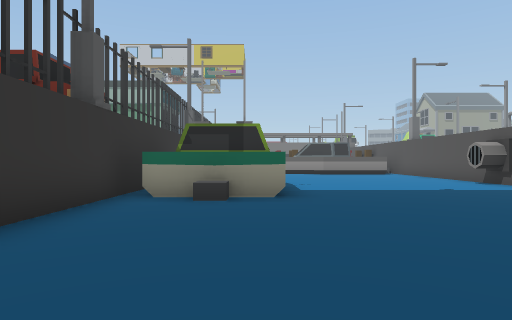
view 1 (above)

19 first-person views from a walk through a Unity game level. The camera is 1.3 m above the floor, looks level and sees 75° across. Doors are open. The floor is counted in squares, 2 m on a side. Each view is taken from the middle of a square. On the plan, view 1 faces up. The plan holds only what a view shows up to about 10 squares ahead; the rest is blank. The place goes on beyond the plan.

view 2
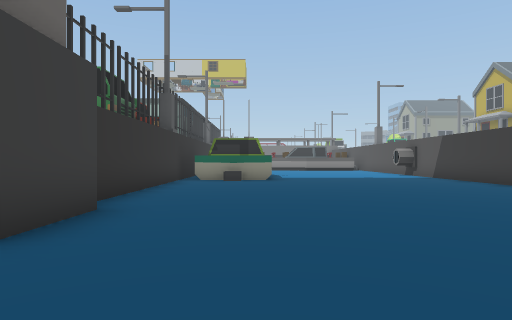

view 3
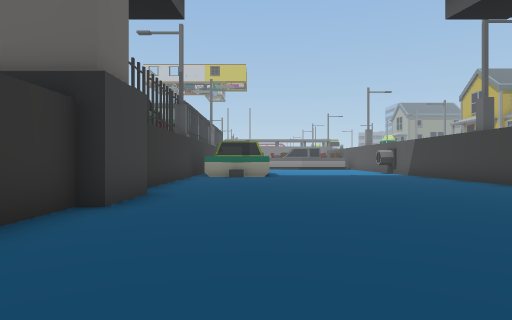

view 4
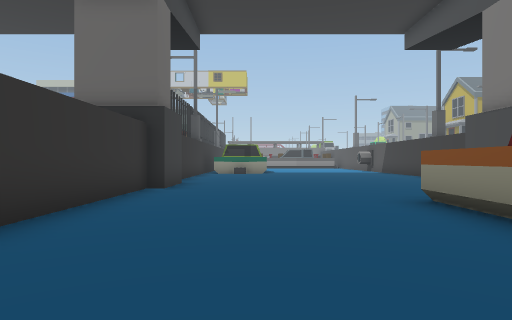

view 5
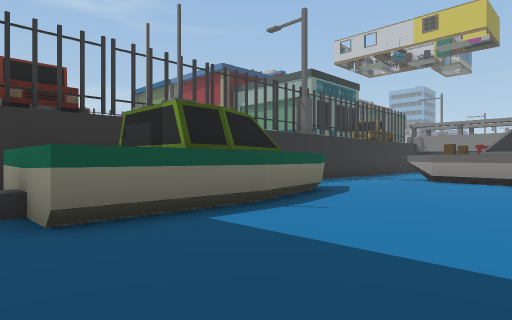

view 6
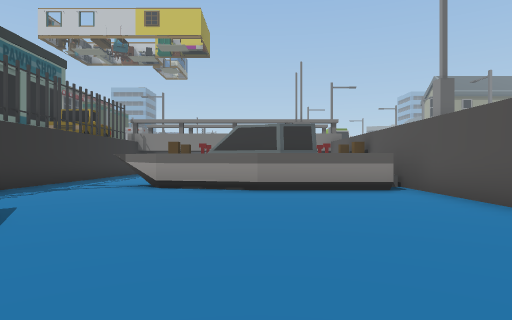

view 7
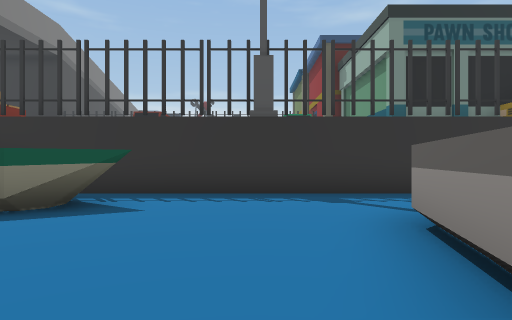

view 8
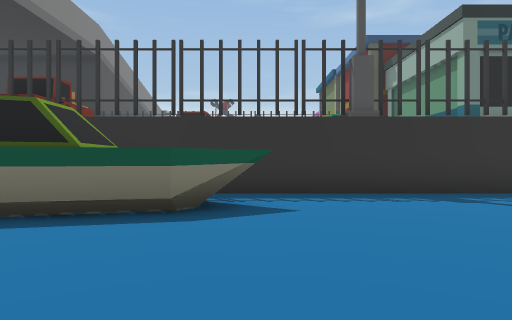

view 9
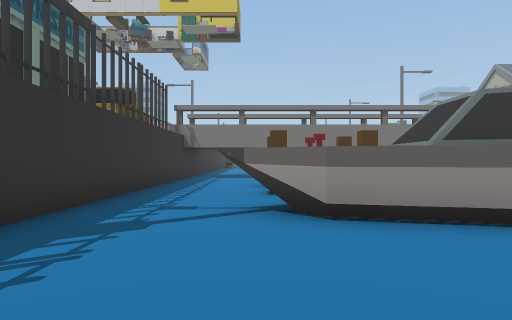

view 10
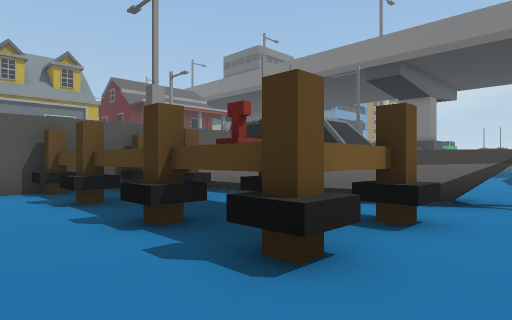

view 11
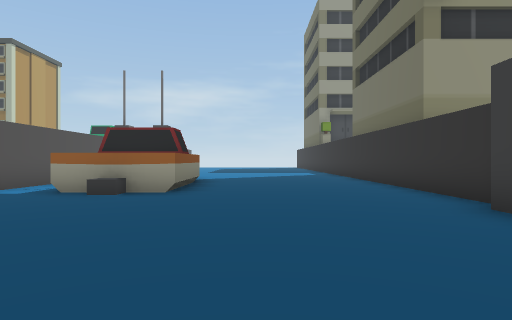

view 12
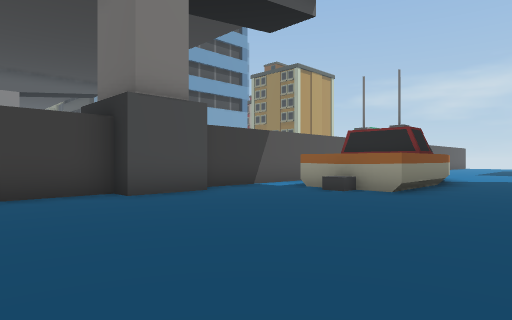

view 13
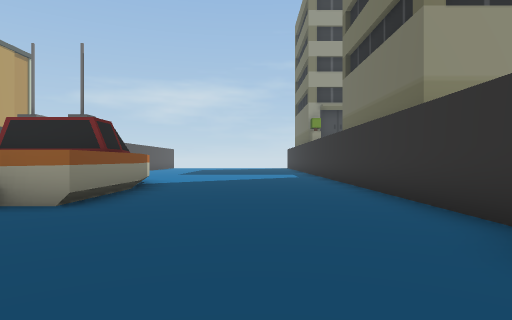

view 14
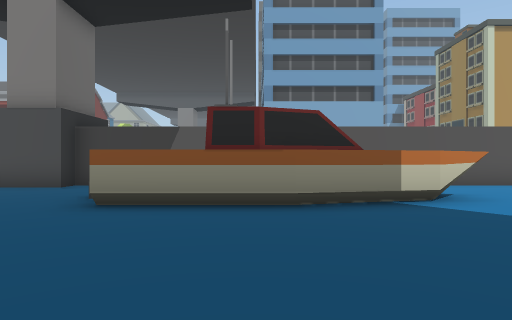

view 15
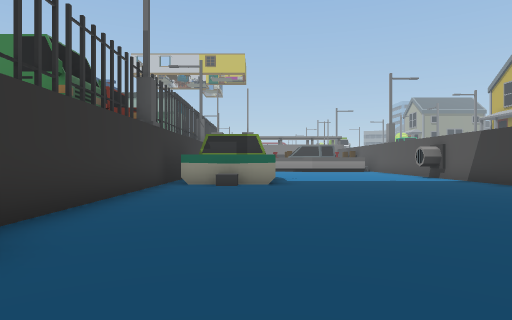

view 16
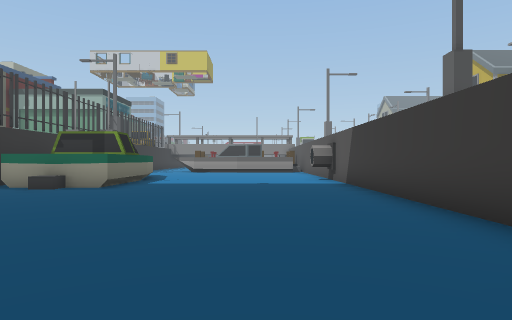

view 17
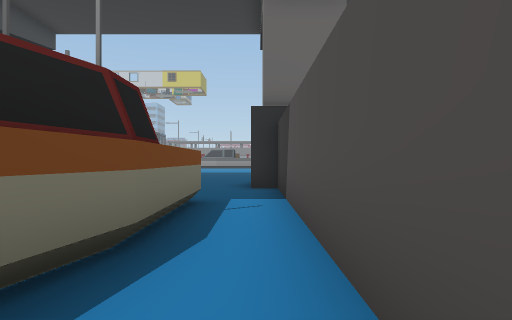

view 18
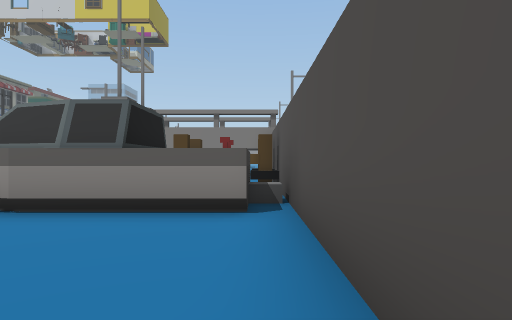

view 19
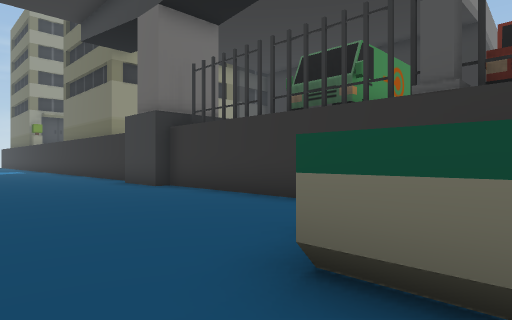

### Floor plan
Key: @ floor where view 1 was taken; # wall or solid block; . floor; B boat; A van; O other object.
Columns run from 6 left of view 1 to 8 right of it. Each row starts with its distance up from view 1.
 22  OO#......
 21  #O#.........
 20  # #...######
 19  # #...######
 18 ## #...#  # #
 17    #...BBBBBB
 16    #..BBBBB B
 15    #....BBBBB
 14    #.........
 13    #.........
 12    #.B.......
 11    #.BB......
 10    # BB......
  9    # BB.....O
  8    # BB......
  7 OOO#BBB......
  6  OO#BBB......
  5    #.........
  4 ####.........
  3   A#.........
  2    #.........
  1    #.........
  0    #..@......
 -1   ###.......###
 -2   ###.......###
 -3     .........
 -4     ......B..
 -5     .....BBB.
 -6     .....BBB.
 -7     .....BBB.
 -8   # .....BBB.
 -9   # .....B B.
-10   # .....BB .

Where each view was taken, in squares from view 1:
view 1: 0 up, 0 right, facing up
view 2: 5 down, 0 right, facing up
view 3: 7 down, 0 right, facing up
view 4: 10 down, 0 right, facing up
view 5: 5 up, 4 right, facing up-left
view 6: 8 up, 3 right, facing up
view 7: 14 up, 4 right, facing left
view 8: 12 up, 4 right, facing left
view 9: 12 up, 0 right, facing up
view 10: 22 up, 1 left, facing down-right
view 11: 2 up, 1 right, facing down
view 12: 2 up, 0 right, facing down-right
view 13: 0 up, 0 right, facing down
view 14: 7 down, 2 left, facing right
view 15: 3 down, 0 right, facing up
view 16: 2 down, 4 right, facing up
view 17: 10 down, 6 right, facing up
view 18: 11 up, 6 right, facing up
view 19: 7 up, 2 right, facing down-left
